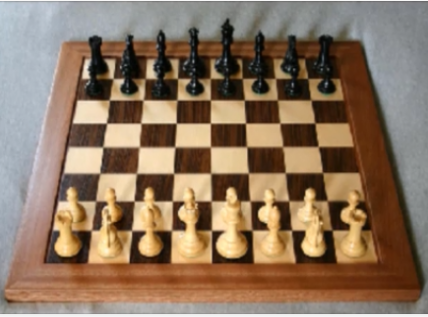
#> input picture chess.png, 428 x 317 px, found by its file name
$ python draw_arrow_segment.py
#> lines starting #> are read from the running program, lines starting #| are printed output that depends on the picture; after the words box and inside, x2 and y2 are one past the last pixel; in counts of white or black regions, pixels touching at a corner belong together
# Python program to explain cv2.arrowedLine() method

# importing cv2
import cv2

# path
path = r'/Users/ilaydadastan/PycharmProjects/image-processing/chess.png'

# Reading an image in default mode
image = cv2.imread(path)
#> image is the input picture: shape (317, 428, 3); mean B, G, R 95.8, 117.1, 140.2

# Window name in which image is displayed
window_name = 'Image'

# Start coordinate, here (0, 0)
# represents the top left corner of image
start_point = (0, 0)

# End coordinate
end_point = (200, 200)

# Green color in BGR
color = (0, 255, 0)

# Line thickness of 9 px
thickness = 9

# Using cv2.arrowedLine() method
# Draw a diagonal green arrow line
# with thickness of 9 px
image = cv2.arrowedLine(image, start_point, end_point,
									color, thickness)
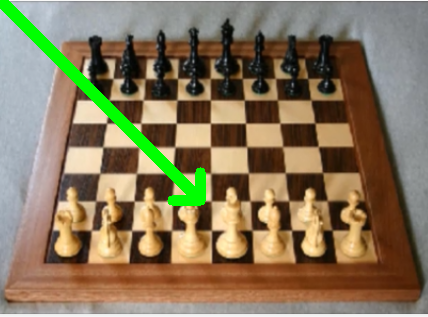
#> image: shape (317, 428, 3); 2.9% of pixels changed, all inside (x1, y1, x2, y2) = (0, 0, 206, 206)

# Displaying the image
cv2.imshow(window_name, image)
cv2.waitKey(0)

$ run again, with new.png copied over chess.png
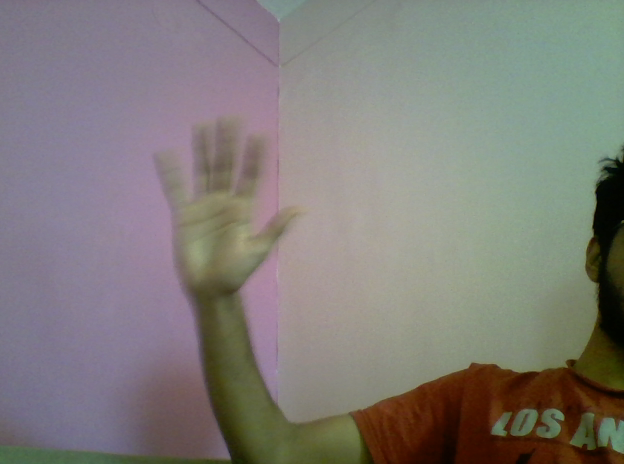
#> input picture new.png, 624 x 464 px, found by its file name
#> image is the input picture: shape (464, 624, 3); mean B, G, R 120.3, 124.6, 128.1
#> `image = cv2.arrowedLine(image, start_point, end_point, color, thickness)`:
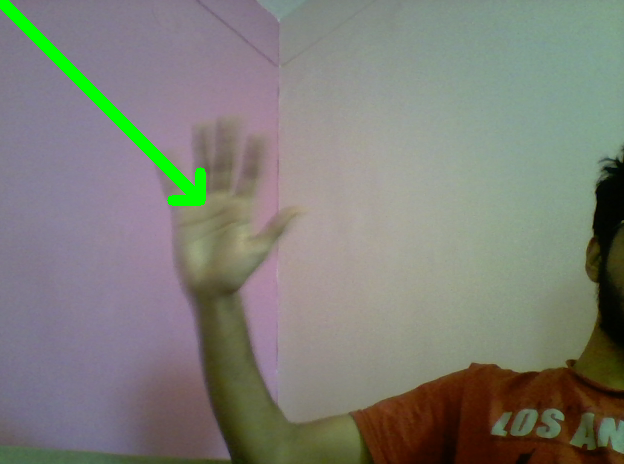
#> image: shape (464, 624, 3); 1.36% of pixels changed, all inside (x1, y1, x2, y2) = (0, 0, 206, 206)
